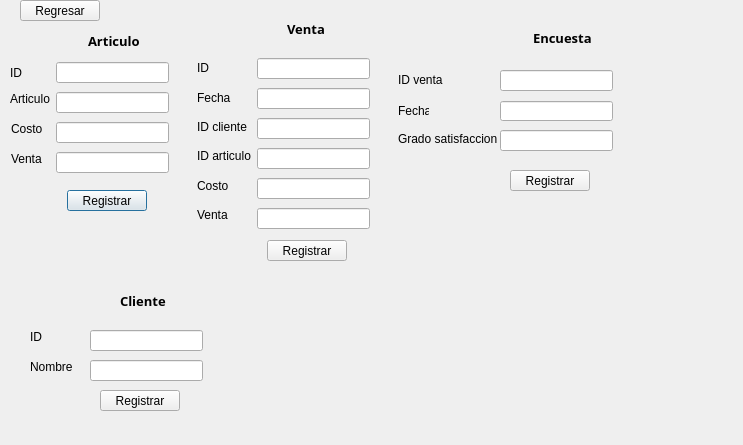
<?xml version="1.0" encoding="UTF-8"?>
<ui version="4.0">
 <class>pantalla_registrar</class>
 <widget class="QDialog" name="pantalla_registrar">
  <property name="geometry">
   <rect>
    <x>0</x>
    <y>0</y>
    <width>743</width>
    <height>445</height>
   </rect>
  </property>
  <property name="windowTitle">
   <string>Dialog</string>
  </property>
  <widget class="QLabel" name="label_11">
   <property name="geometry">
    <rect>
     <x>197</x>
     <y>91</y>
     <width>47</width>
     <height>13</height>
    </rect>
   </property>
   <property name="text">
    <string>Fecha</string>
   </property>
  </widget>
  <widget class="QLabel" name="label">
   <property name="geometry">
    <rect>
     <x>120</x>
     <y>290</y>
     <width>61</width>
     <height>21</height>
    </rect>
   </property>
   <property name="font">
    <font>
     <family>Myanmar Text</family>
     <pointsize>10</pointsize>
     <weight>75</weight>
     <bold>true</bold>
     <underline>false</underline>
    </font>
   </property>
   <property name="text">
    <string>Cliente</string>
   </property>
  </widget>
  <widget class="QLineEdit" name="lineEdit_11">
   <property name="geometry">
    <rect>
     <x>257</x>
     <y>178</y>
     <width>113</width>
     <height>21</height>
    </rect>
   </property>
  </widget>
  <widget class="QLabel" name="label_8">
   <property name="geometry">
    <rect>
     <x>11</x>
     <y>152</y>
     <width>47</width>
     <height>13</height>
    </rect>
   </property>
   <property name="text">
    <string>Venta</string>
   </property>
  </widget>
  <widget class="QLabel" name="label_14">
   <property name="geometry">
    <rect>
     <x>197</x>
     <y>178</y>
     <width>31</width>
     <height>16</height>
    </rect>
   </property>
   <property name="text">
    <string>Costo</string>
   </property>
  </widget>
  <widget class="QLabel" name="label_3">
   <property name="geometry">
    <rect>
     <x>30</x>
     <y>330</y>
     <width>47</width>
     <height>13</height>
    </rect>
   </property>
   <property name="text">
    <string>ID</string>
   </property>
  </widget>
  <widget class="QLineEdit" name="lineEdit_12">
   <property name="geometry">
    <rect>
     <x>257</x>
     <y>208</y>
     <width>113</width>
     <height>21</height>
    </rect>
   </property>
  </widget>
  <widget class="QLabel" name="label_2">
   <property name="geometry">
    <rect>
     <x>30</x>
     <y>360</y>
     <width>47</width>
     <height>13</height>
    </rect>
   </property>
   <property name="text">
    <string>Nombre</string>
   </property>
  </widget>
  <widget class="QLabel" name="label_19">
   <property name="geometry">
    <rect>
     <x>398</x>
     <y>131</y>
     <width>121</width>
     <height>16</height>
    </rect>
   </property>
   <property name="text">
    <string>Grado satisfaccion</string>
   </property>
  </widget>
  <widget class="QLineEdit" name="lineEdit_8">
   <property name="geometry">
    <rect>
     <x>257</x>
     <y>88</y>
     <width>113</width>
     <height>21</height>
    </rect>
   </property>
  </widget>
  <widget class="QLineEdit" name="lineEdit_CostoArticulo">
   <property name="geometry">
    <rect>
     <x>56</x>
     <y>122</y>
     <width>113</width>
     <height>21</height>
    </rect>
   </property>
  </widget>
  <widget class="QLabel" name="label_13">
   <property name="geometry">
    <rect>
     <x>197</x>
     <y>148</y>
     <width>61</width>
     <height>16</height>
    </rect>
   </property>
   <property name="text">
    <string>ID articulo</string>
   </property>
  </widget>
  <widget class="QLineEdit" name="lineEdit_15">
   <property name="geometry">
    <rect>
     <x>500</x>
     <y>130</y>
     <width>113</width>
     <height>21</height>
    </rect>
   </property>
  </widget>
  <widget class="QLineEdit" name="lineEdit_9">
   <property name="geometry">
    <rect>
     <x>257</x>
     <y>148</y>
     <width>113</width>
     <height>21</height>
    </rect>
   </property>
  </widget>
  <widget class="QLineEdit" name="lineEdit_14">
   <property name="geometry">
    <rect>
     <x>500</x>
     <y>101</y>
     <width>113</width>
     <height>20</height>
    </rect>
   </property>
  </widget>
  <widget class="QLineEdit" name="lineEdit">
   <property name="geometry">
    <rect>
     <x>90</x>
     <y>330</y>
     <width>113</width>
     <height>21</height>
    </rect>
   </property>
  </widget>
  <widget class="QLineEdit" name="lineEdit_IDArticulo">
   <property name="geometry">
    <rect>
     <x>56</x>
     <y>62</y>
     <width>113</width>
     <height>21</height>
    </rect>
   </property>
  </widget>
  <widget class="QLineEdit" name="lineEdit_7">
   <property name="geometry">
    <rect>
     <x>257</x>
     <y>58</y>
     <width>113</width>
     <height>21</height>
    </rect>
   </property>
  </widget>
  <widget class="QLineEdit" name="lineEdit_10">
   <property name="geometry">
    <rect>
     <x>257</x>
     <y>118</y>
     <width>113</width>
     <height>21</height>
    </rect>
   </property>
  </widget>
  <widget class="QLabel" name="label_10">
   <property name="geometry">
    <rect>
     <x>287</x>
     <y>18</y>
     <width>61</width>
     <height>21</height>
    </rect>
   </property>
   <property name="font">
    <font>
     <family>Myanmar Text</family>
     <pointsize>10</pointsize>
     <weight>75</weight>
     <bold>true</bold>
     <underline>false</underline>
    </font>
   </property>
   <property name="text">
    <string>Venta</string>
   </property>
  </widget>
  <widget class="QLineEdit" name="lineEdit_VentaArticulo">
   <property name="geometry">
    <rect>
     <x>56</x>
     <y>152</y>
     <width>113</width>
     <height>21</height>
    </rect>
   </property>
  </widget>
  <widget class="QLabel" name="label_18">
   <property name="geometry">
    <rect>
     <x>398</x>
     <y>103</y>
     <width>31</width>
     <height>16</height>
    </rect>
   </property>
   <property name="text">
    <string>Fecha</string>
   </property>
  </widget>
  <widget class="QLabel" name="label_15">
   <property name="geometry">
    <rect>
     <x>197</x>
     <y>205</y>
     <width>31</width>
     <height>20</height>
    </rect>
   </property>
   <property name="text">
    <string>Venta</string>
   </property>
  </widget>
  <widget class="QLabel" name="label_12">
   <property name="geometry">
    <rect>
     <x>197</x>
     <y>116</y>
     <width>61</width>
     <height>21</height>
    </rect>
   </property>
   <property name="text">
    <string>ID cliente</string>
   </property>
  </widget>
  <widget class="QLabel" name="label_5">
   <property name="geometry">
    <rect>
     <x>11</x>
     <y>122</y>
     <width>47</width>
     <height>13</height>
    </rect>
   </property>
   <property name="text">
    <string>Costo</string>
   </property>
  </widget>
  <widget class="QLabel" name="label_17">
   <property name="geometry">
    <rect>
     <x>398</x>
     <y>70</y>
     <width>51</width>
     <height>20</height>
    </rect>
   </property>
   <property name="text">
    <string>ID venta</string>
   </property>
  </widget>
  <widget class="QLineEdit" name="lineEdit_2">
   <property name="geometry">
    <rect>
     <x>90</x>
     <y>360</y>
     <width>113</width>
     <height>21</height>
    </rect>
   </property>
  </widget>
  <widget class="QLabel" name="label_9">
   <property name="geometry">
    <rect>
     <x>88</x>
     <y>30</y>
     <width>61</width>
     <height>21</height>
    </rect>
   </property>
   <property name="font">
    <font>
     <family>Myanmar Text</family>
     <pointsize>10</pointsize>
     <weight>75</weight>
     <bold>true</bold>
     <underline>false</underline>
    </font>
   </property>
   <property name="text">
    <string>Articulo</string>
   </property>
  </widget>
  <widget class="QLabel" name="label_6">
   <property name="geometry">
    <rect>
     <x>10</x>
     <y>92</y>
     <width>47</width>
     <height>13</height>
    </rect>
   </property>
   <property name="text">
    <string>Articulo</string>
   </property>
  </widget>
  <widget class="QLineEdit" name="lineEdit_ArticuloArticulo">
   <property name="geometry">
    <rect>
     <x>56</x>
     <y>92</y>
     <width>113</width>
     <height>21</height>
    </rect>
   </property>
  </widget>
  <widget class="QLabel" name="label_16">
   <property name="geometry">
    <rect>
     <x>533</x>
     <y>27</y>
     <width>61</width>
     <height>21</height>
    </rect>
   </property>
   <property name="font">
    <font>
     <family>Myanmar Text</family>
     <pointsize>10</pointsize>
     <weight>75</weight>
     <bold>true</bold>
     <underline>false</underline>
    </font>
   </property>
   <property name="text">
    <string>Encuesta</string>
   </property>
  </widget>
  <widget class="QLineEdit" name="lineEdit_13">
   <property name="geometry">
    <rect>
     <x>500</x>
     <y>70</y>
     <width>113</width>
     <height>21</height>
    </rect>
   </property>
  </widget>
  <widget class="QLabel" name="label_7">
   <property name="geometry">
    <rect>
     <x>10</x>
     <y>66</y>
     <width>47</width>
     <height>13</height>
    </rect>
   </property>
   <property name="text">
    <string>ID</string>
   </property>
  </widget>
  <widget class="QLabel" name="label_4">
   <property name="geometry">
    <rect>
     <x>197</x>
     <y>60</y>
     <width>31</width>
     <height>16</height>
    </rect>
   </property>
   <property name="text">
    <string>ID</string>
   </property>
  </widget>
  <widget class="QPushButton" name="pushButton">
   <property name="geometry">
    <rect>
     <x>67</x>
     <y>190</y>
     <width>80</width>
     <height>21</height>
    </rect>
   </property>
   <property name="text">
    <string>Registrar</string>
   </property>
  </widget>
  <widget class="QPushButton" name="pushButton_2">
   <property name="geometry">
    <rect>
     <x>100</x>
     <y>390</y>
     <width>80</width>
     <height>21</height>
    </rect>
   </property>
   <property name="text">
    <string>Registrar</string>
   </property>
  </widget>
  <widget class="QPushButton" name="pushButton_3">
   <property name="geometry">
    <rect>
     <x>510</x>
     <y>170</y>
     <width>80</width>
     <height>21</height>
    </rect>
   </property>
   <property name="text">
    <string>Registrar</string>
   </property>
  </widget>
  <widget class="QPushButton" name="pushButton_4">
   <property name="geometry">
    <rect>
     <x>267</x>
     <y>240</y>
     <width>80</width>
     <height>21</height>
    </rect>
   </property>
   <property name="text">
    <string>Registrar</string>
   </property>
  </widget>
  <widget class="QPushButton" name="pushButton_5">
   <property name="geometry">
    <rect>
     <x>20</x>
     <y>0</y>
     <width>80</width>
     <height>21</height>
    </rect>
   </property>
   <property name="text">
    <string>Regresar</string>
   </property>
  </widget>
 </widget>
 <resources/>
 <connections/>
</ui>
